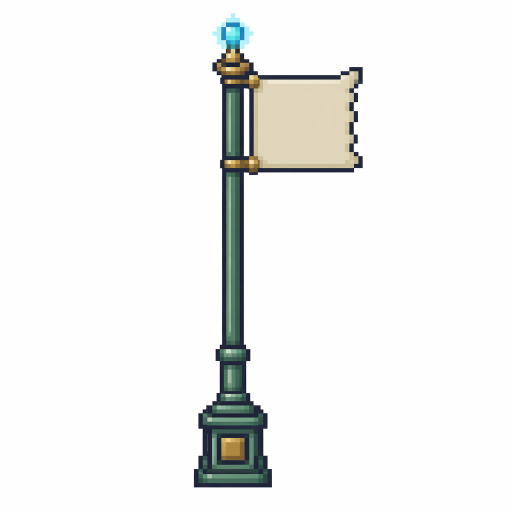
#> input picture _pipeline_stage/goal_flag_raw.png, 1024 x 1024 px (shown at 1/2 size)
$ python -i postprocess.py   (imports and definitions only)
#> lines starting #> are read from the running program, lines starting #| are printed output that depends on the picture
# -*- coding: utf-8 -*-
"""TimiAI 后处理 · 把 1024x1024 的"看起来像像素艺术"原图，转成游戏可直接用的真像素 sprite。

核心场景（按 bolt-1-1 / 一般 2D 游戏需求）：
  1. **single sprite 降采样**：1024×1024 → 32×32 / 16×16，nearest-neighbor，保持像素清晰
  2. **sprite atlas 切片**：模型给的 NxM 网格大图（如 4×2 帧）切成单帧 + 拼成水平 strip
  3. **透明背景检测**：去掉模型给的 checkered transparent 背景纹理（如果有）+ 修复 alpha
  4. **palette quantize**（可选）：限制颜色到 N 色，强制像素感

用法（CLI）：

  # 单图降采样到 16x16
  python postprocess.py shrink --src raw.png --out small.png --size 16x16

  # 4×2 网格切片 → 8 帧 16×16 拼成水平 strip 128×16
  python postprocess.py atlas --src raw.png --out strip.png --grid 4x2 --frame 16x16

  # 检测前景 bbox + 切到边缘
  python postprocess.py crop --src raw.png --out cropped.png

  # palette 量化到 16 色
  python postprocess.py quantize --src raw.png --out q.png --colors 16

API（被 pipeline.py / batch_generate.py 调用）：
  shrink(src, out, size) -> Path
  atlas_to_strip(src, out, grid, frame_size) -> Path
  auto_crop(src, out, alpha_threshold=8) -> Path
  quantize(src, out, n_colors=16) -> Path
"""
from __future__ import annotations
import argparse
import sys
from pathlib import Path
from typing import Tuple

try:
    from PIL import Image
except ImportError:
    sys.stderr.write("[postprocess] ERROR: Pillow not installed. Run: pip install Pillow\n")
    sys.exit(1)


# [19 lines left out: functions _parse_size, shrink, not called in this run]


def auto_crop(src: str | Path, out: str | Path, alpha_threshold: int = 8) -> Path:
    """检测非透明区域 bbox 并裁剪。alpha_threshold：≤ 此值的像素视为透明。"""
    src_p = Path(src)
    out_p = Path(out)
    out_p.parent.mkdir(parents=True, exist_ok=True)
    img = Image.open(src_p).convert("RGBA")
    # 取 alpha 通道，二值化
    alpha = img.split()[3]
    bbox = alpha.point(lambda v: 255 if v > alpha_threshold else 0).getbbox()
    if bbox is None:
        # 整张全透明 → 不裁
        img.save(out_p)
    else:
        img.crop(bbox).save(out_p, "PNG", optimize=True)
    return out_p


# [151 lines left out: functions quantize, atlas_to_strip, remove_checkered_bg, not called in this run]


# ─── CLI ─────────────────────────────────────────────────────

def _cli_shrink(args):
    p = shrink(args.src, args.out, args.size)
    print(f"OK {p}")


# [4 lines left out: function _cli_atlas, not called in this run]


def _cli_crop(args):
    p = auto_crop(args.src, args.out, args.alpha_threshold)
    print(f"OK {p}")


def _cli_quantize(args):
    p = quantize(args.src, args.out, args.colors)
    print(f"OK {p}")


def _cli_remove_bg(args):
    p = remove_checkered_bg(args.src, args.out, args.threshold)
    print(f"OK {p}")


# [38 lines left out: function main, not called in this run]


# [2 lines not run here, left out]

>>> import cv2
>>> picture = cv2.imread('../../../../_pipeline_stage/goal_flag_raw.png', cv2.IMREAD_GRAYSCALE)
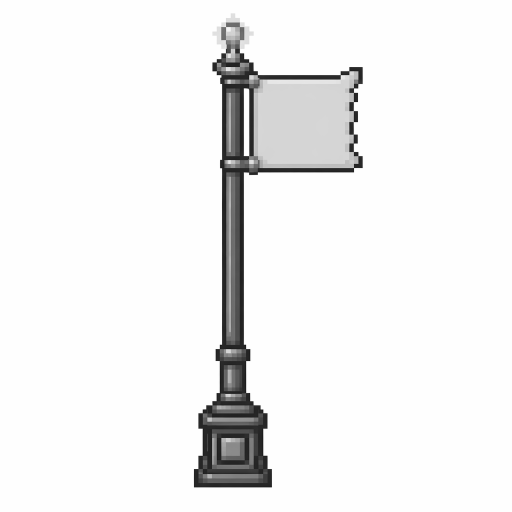
#> picture: shape (1024, 1024) (shown at 1/2 size); min 4, max 255, mean 241.3
>>> result = auto_crop(picture, 'out.png')
#> (the run stopped early here; a loop or call above may not have finished)

$ run again, on _pipeline_stage/goal_flag_2_crop.png
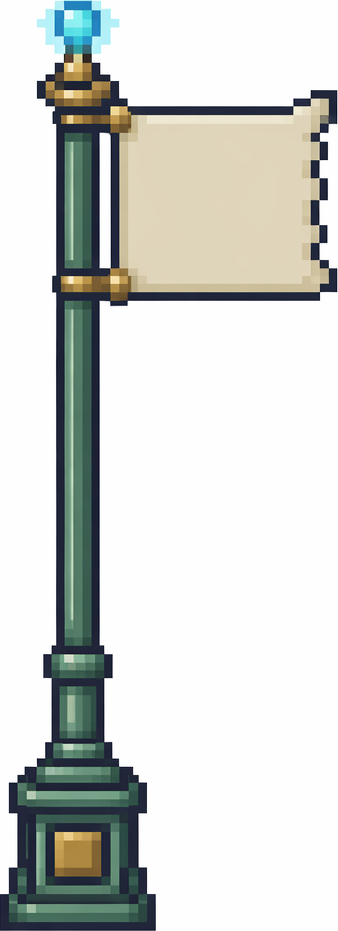
#> input picture _pipeline_stage/goal_flag_2_crop.png, 338 x 931 px
#> `picture = cv2.imread('../../../../_pipeline_stage/goal_flag_raw.png', ..`:
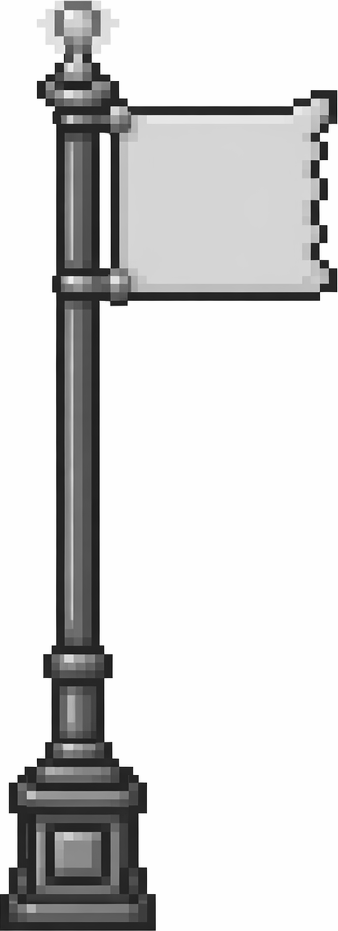
#> picture: shape (931, 338); min 4, max 255, mean 211.8

$ run again, on _pipeline_stage/ground_tile_1_remove_bg.png
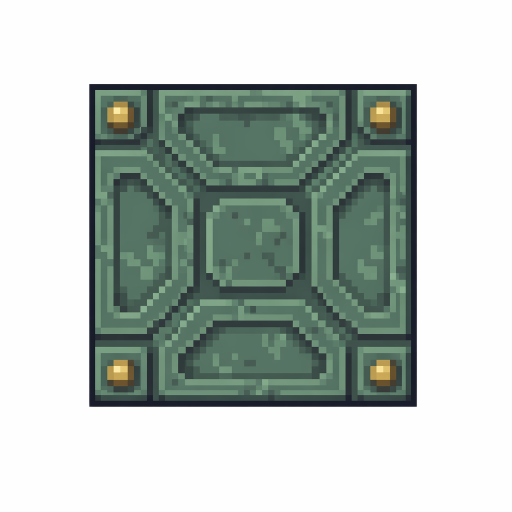
#> input picture _pipeline_stage/ground_tile_1_remove_bg.png, 1024 x 1024 px (shown at 1/2 size)
#> `picture = cv2.imread('../../../../_pipeline_stage/goal_flag_raw.png', ..`:
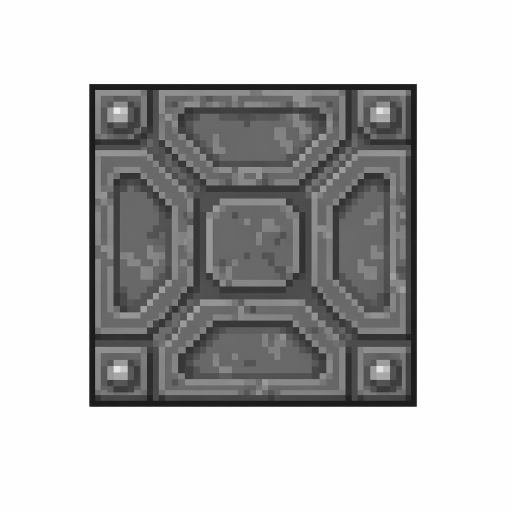
#> picture: shape (1024, 1024) (shown at 1/2 size); min 5, max 254, mean 190.4
